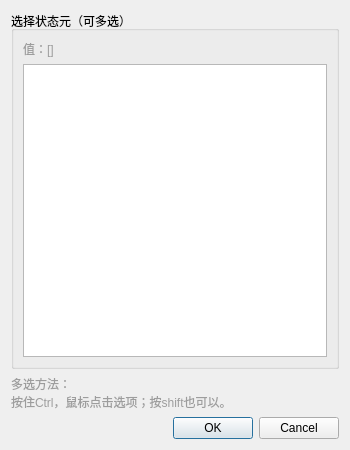
<?xml version="1.0" encoding="UTF-8"?>
<ui version="4.0">
 <class>W_DefaultStateGroupEdit</class>
 <widget class="QDialog" name="W_DefaultStateGroupEdit">
  <property name="geometry">
   <rect>
    <x>0</x>
    <y>0</y>
    <width>350</width>
    <height>450</height>
   </rect>
  </property>
  <property name="windowTitle">
   <string>默认的状态元集合</string>
  </property>
  <layout class="QVBoxLayout" name="verticalLayout" stretch="0,0,0">
   <item>
    <widget class="QGroupBox" name="groupBox">
     <property name="title">
      <string>选择状态元（可多选）</string>
     </property>
     <layout class="QVBoxLayout" name="verticalLayout_2">
      <item>
       <widget class="QLabel" name="label">
        <property name="styleSheet">
         <string notr="true">color: rgb(157, 157, 157);</string>
        </property>
        <property name="text">
         <string>值：[]</string>
        </property>
        <property name="wordWrap">
         <bool>true</bool>
        </property>
       </widget>
      </item>
      <item>
       <widget class="QTableWidget" name="tableWidget">
        <property name="styleSheet">
         <string notr="true">
QTableView::item:selected {
	background-color: qlineargradient(spread:pad, x1:0, y1:0, x2:0, y2:1, stop:0 #5C87D9, stop:0.505 #557CC7, stop:1 #5075BC);
}</string>
        </property>
       </widget>
      </item>
     </layout>
    </widget>
   </item>
   <item>
    <widget class="QLabel" name="label_2">
     <property name="styleSheet">
      <string notr="true">color: rgb(157, 157, 157);</string>
     </property>
     <property name="text">
      <string>多选方法：
按住Ctrl，鼠标点击选项；按shift也可以。</string>
     </property>
    </widget>
   </item>
   <item>
    <widget class="QDialogButtonBox" name="buttonBox">
     <property name="standardButtons">
      <set>QDialogButtonBox::Cancel|QDialogButtonBox::Ok</set>
     </property>
    </widget>
   </item>
  </layout>
 </widget>
 <resources>
  <include location="../../../../drillgifactionsequenceeditor.qrc"/>
 </resources>
 <connections>
  <connection>
   <sender>buttonBox</sender>
   <signal>rejected()</signal>
   <receiver>W_DefaultStateGroupEdit</receiver>
   <slot>reject()</slot>
   <hints>
    <hint type="sourcelabel">
     <x>335</x>
     <y>402</y>
    </hint>
    <hint type="destinationlabel">
     <x>351</x>
     <y>228</y>
    </hint>
   </hints>
  </connection>
  <connection>
   <sender>buttonBox</sender>
   <signal>accepted()</signal>
   <receiver>W_DefaultStateGroupEdit</receiver>
   <slot>accept()</slot>
   <hints>
    <hint type="sourcelabel">
     <x>202</x>
     <y>388</y>
    </hint>
    <hint type="destinationlabel">
     <x>13</x>
     <y>371</y>
    </hint>
   </hints>
  </connection>
 </connections>
</ui>
